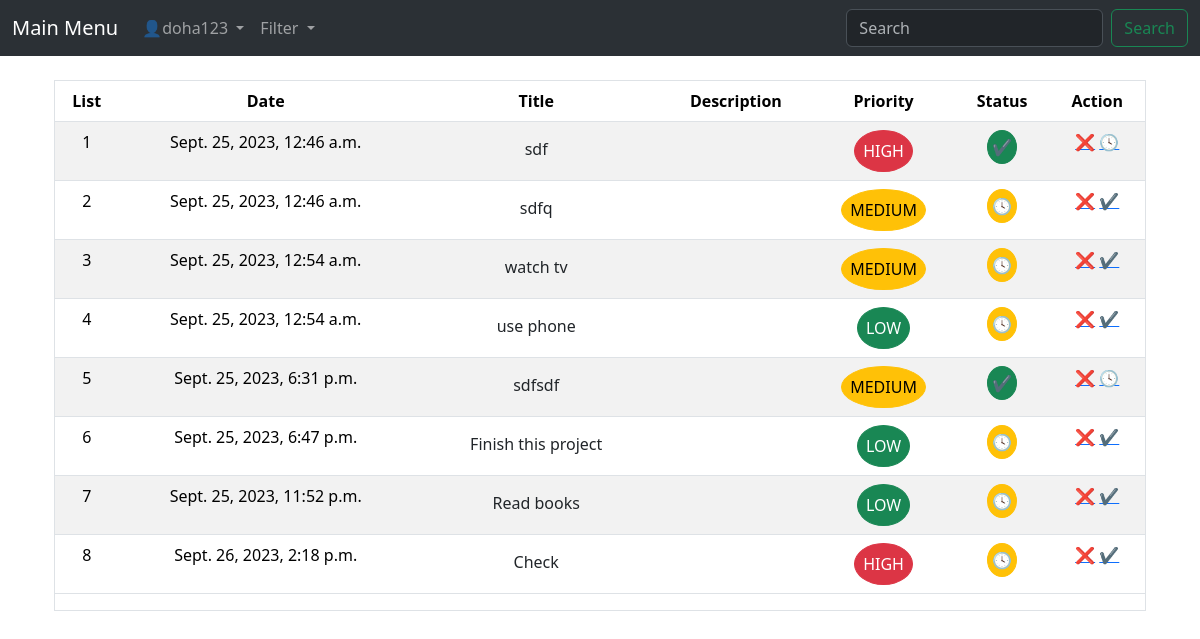
The page /adminwatch/1 (signed in) on the database its author committed.
### app/models.py (models this page shows)
class todo(models.Model):
    status_choices = [("C", "Completed"), ("P", "Pending")]
    priority_choices = [
        ("1", "High"),
        ("2", "Medium"),
        ("3", "Low"),
    ]
    title = models.CharField(max_length=30)
    status = models.CharField(max_length=2, choices=status_choices)
    date = models.DateTimeField(default=timezone.now)
    priority = models.CharField(max_length=6, choices=priority_choices)
    user = models.ForeignKey(User, on_delete=models.CASCADE)
    description = models.CharField(max_length=100)

### app/views.py (the view)
# urls.py: path("adminwatch/<int:id>", adminwatch, name="adminwatch"),
def adminwatch(request, id):
    Users = get_user_model()
    watchperson = Users.objects.get(pk=id)
    Todo = todo.objects.filter(user=watchperson)
    Context = {"todo": Todo}
    return render(request, "adminwatch.html", context=Context)

### app/templates/adminwatch.html
{% extends 'base.html' %}
{% block content %}
<div>
    <div class="container pt-4">
        <div class="row mx-auto">
            <div class="col">
                <div class="border">
                    {% if todo|length == 0 %}
                    <div class="text-center p-4">
                        <h1 class="alert alert-success">NO TASK AVAILABLE!</h1>
                    </div>
                    {%else%}
                    <table class="table table-striped text-center">
                        <thead>
                            <tr>
                                <th>List</th>
                                <th>Date</th>
                                <th>Title</th>
                                <th>Description</th>
                                <th>Priority</th>
                                <th>Status</th>
                                <th>Action</th>
                            </tr>
                        </thead>
                        <tbody>
                            {% for e in todo %}
                            <tr>
                                <td>{{ forloop.counter }}</td>
                                <td>{{ e.date }}</td>
                                <td><a href="/admindescription/{{ e.id }}" class="btn">{{ e.title }}</a></td>
                                <td>{{ e.description }}</td>
                                <td>
                                    {% if e.priority == '1' %}
                                    <a class="btn btn-danger p-2 rounded-circle" title="Completed">HIGH</a>
                                    {% elif e.priority == '2' %}
                                    <a class="btn btn-warning p-2 rounded-circle" title="Pending">MEDIUM</a>
                                    {% else %}
                                    <a class="btn btn-success p-2 rounded-circle" title="Pending">LOW</a>
                                    {%endif%}
                                </td>
                                <td>
                                    {% if e.status == 'C'%}
                                    <a class="btn btn-success p-1 rounded-circle" title="Completed">✔️</a>
                                    {%else%}
                                    <a class="btn btn-warning p-1 rounded-circle" title="Pending">🕓</a>
                                    {%endif%}
                                </td>
                                <td><a href="/delete-task/{{ e.id }}" class="btn-danger" title="Delete">❌</a>
                                    {%if e.status == 'P'%}
                                    <a href="/change-task/{{ e.id }}/C" class="btn-success" title="Completed">✔️</a>
                                    {% else %}
                                    <a href="/change-task/{{ e.id }}/P" class="btn-success" title="Pending">🕓</a>
                                    {%endif%}
                                </td>
                            </tr>
                            {% endfor %}
                        </tbody>
                    </table>
                    {%endif%}
                </div>
            </div>
        </div>
    </div>
</div>
{% endblock %}

### app/templates/base.html (shortened to what this page needs)
<!doctype html>
<html lang="en">
<head>
    <link href="https://cdn.jsdelivr.net/npm/bootstrap@5.3.2/dist/css/bootstrap.min.css" rel="stylesheet"
>
</head>
<body>
    <nav class="navbar navbar-expand-lg bg-body-tertiary" data-bs-theme="dark">
        <div class="container-fluid">
            <a class="navbar-brand" href="#">Main Menu</a>
            <div class="collapse navbar-collapse" id="navbarSupportedContent">
                <ul class="navbar-nav me-auto mb-2 mb-lg-0">
                    {% if request.user.is_authenticated %}
                    <li class="nav-item dropdown">
                        <a class="nav-link dropdown-toggle" href="#" role="button" data-bs-toggle="dropdown"
                            aria-expanded="false">
                            👤{{user}}
                        </a>
                    </li>
                    <li class="nav-item dropdown">
                        <a class="nav-link dropdown-toggle" href="#" role="button" data-bs-toggle="dropdown"
                            aria-expanded="false">
                            Filter
                        </a>
                    </li>
                    {%endif%}
                </ul>
                <form class="d-flex" role="search" action="/search" method="post">
                    <input class="form-control me-2" type="search" placeholder="Search" name="search"
                        aria-label="Search">
                    <button class="btn btn-outline-success" type="submit">Search</button>
                </form>
            </div>
        </div>
    </nav>
    {% block content %}
    {% endblock %}
</body>
</html>

### rows shown on the page
todo: date "Sept. 25, 2023, 12:46 a.m.", title "sdf", priority "HIGH"
todo: date "Sept. 25, 2023, 12:46 a.m.", title "sdfq", priority "MEDIUM"
todo: date "Sept. 25, 2023, 12:54 a.m.", title "watch tv", priority "MEDIUM"
todo: date "Sept. 25, 2023, 12:54 a.m.", title "use phone", priority "LOW"
todo: date "Sept. 25, 2023, 6:31 p.m.", title "sdfsdf", priority "MEDIUM"
todo: date "Sept. 25, 2023, 6:47 p.m.", title "Finish this project", priority "LOW"
todo: date "Sept. 25, 2023, 11:52 p.m.", title "Read books", priority "LOW"
todo: date "Sept. 26, 2023, 2:18 p.m.", title "Check", priority "HIGH"

### other values the page prints
{{ user }} "doha123"
